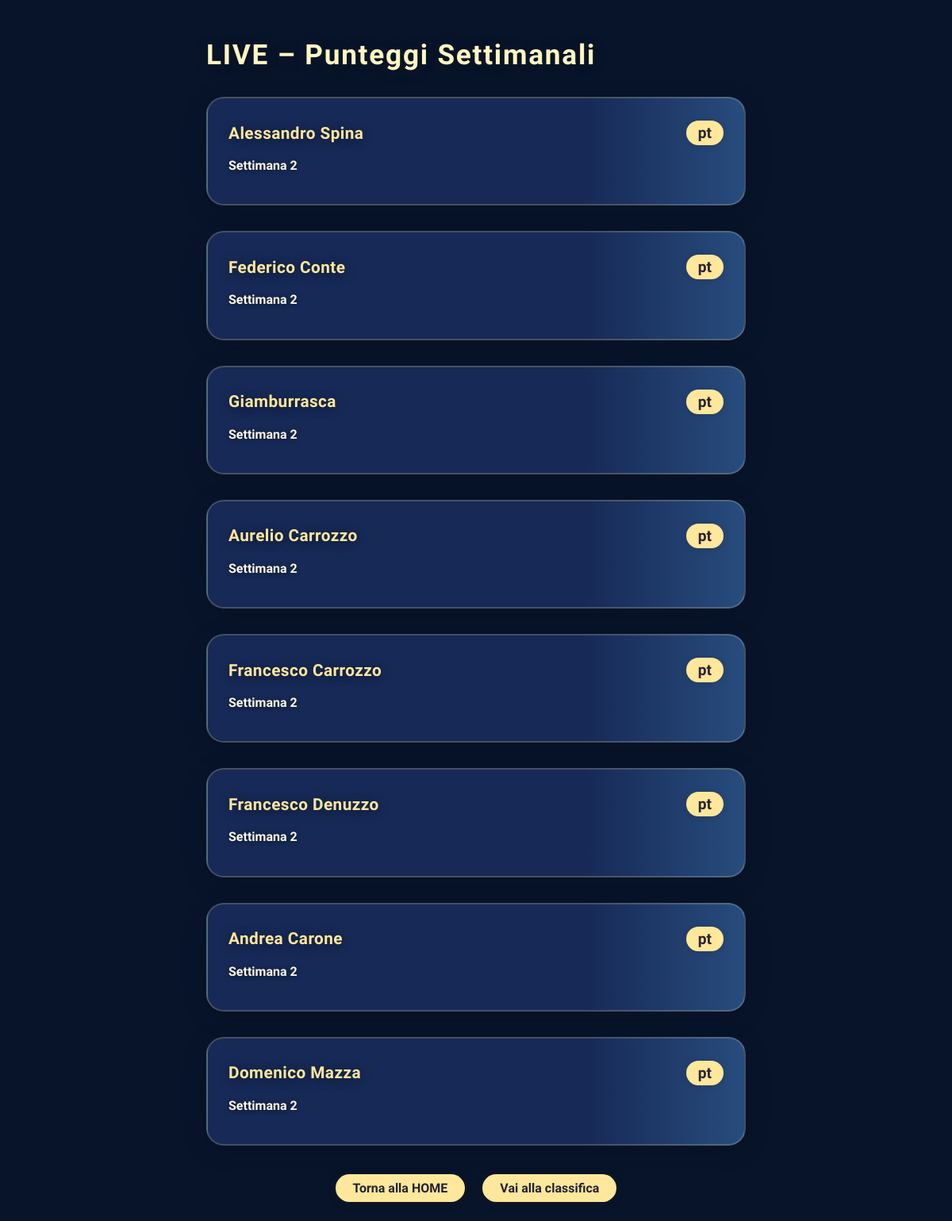
The app's page /live with its own data.
### app.py (models this page shows)
class Amico(db.Model):
    id = db.Column(db.Integer, primary_key=True)
    nome = db.Column(db.String(100), unique=True, nullable=False)
    logo_url = db.Column(db.String(200), nullable=True)
    punti = db.Column(db.Float, default=0)
    azioni = db.relationship('Azione', backref='amico_catalogo', lazy=True) # Changed backref to avoid conflict

### app.py (the view)
@app.route('/live')
def live():
    amici = Amico.query.all()
    giocatori_azioni = []
    for amico in amici:
        azioni = AzioneAssegnata.query.filter_by(amico_id=amico.id, settimana=settimana_corrente).all()
        totale = sum(a.punti for a in azioni)
        giocatori_azioni.append({
            'nome': amico.nome,
            'punti_settimana': totale,
            'azioni_per_settimana': {settimana_corrente: azioni} # Changed 'actions' to 'azioni'
        })
    return render_template('live.html', giocatori=giocatori_azioni, settimana_corrente=settimana_corrente)

### templates/live.html (shortened to what this page needs)
<!DOCTYPE html>
<html lang="it">
<head>
</head>
<body>
    <div class="container">
        <h1>LIVE – Punteggi Settimanali</h1>
        {% for giocatore in giocatori %}
            <div class="giocatore-card">
                <div class="giocatore-header">
                    <span class="giocatore-nome">{{ giocatore.nome }}</span>
                    <span class="totale">{{ giocatore.punti_totali }} pt</span>
                </div>
                <div class="azioni-list">
                    {% if giocatore.azioni_per_settimana %}
                        {% for settimana, azioni in giocatore.azioni_per_settimana.items() %}
                            <h4>Settimana {{ settimana }}</h4>
                        {% endfor %}
                    {% else %}
                        <div class="nessuna-azione">Nessuna azione registrata questa settimana.</div>
                    {% endif %}
                </div>
            </div>
        {% endfor %}
        <div class="nav">
            <a href="{{ url_for('home') }}">Torna alla HOME</a>
            <a href="{{ url_for('giocatori') }}">Vai alla classifica</a>
        </div>
    </div>
</body>
</html>

### templates/live.html (style rules this page uses)
body { background: #08142a; color: #ffe79b; font-family: 'Urbanist', Arial, sans-serif; margin: 0; padding: 0; min-height: 100vh; }
.container { max-width: 680px; margin: 48px auto 24px auto; padding: 0 16px; }
h1 { font-size: 2.2em; color: #fff7c2; letter-spacing: 0.05em; margin-bottom: 32px; text-shadow: 0 2px 18px #30230044; }
.giocatore-card { background: linear-gradient(90deg, #172956 70%, #274c7d 100%); box-shadow: 0 6px 32px 0 #00000026; border-radius: 22px; margin-bottom: 32px; padding: 28px 26px 18px 26px; transition: box-shadow 0.2s; position: relative; border: 2px solid #ffe79b33; }
.giocatore-header { display: flex; align-items: center; gap: 13px; margin-bottom: 16px; }
.giocatore-nome { font-size: 1.3em; font-weight: 700; letter-spacing: 0.02em; color: #ffe79b; text-shadow: 0 2px 14px #0007; }
.totale { background: #ffe79b; color: #2b2333; padding: 4px 15px; border-radius: 22px; font-weight: 700; margin-left: auto; font-size: 1.2em; box-shadow: 0 1px 7px #30230033; }
.azioni-list { margin-top: 5px; }
h4 { margin-top: 12px; color: #fffbe8; text-shadow: 0 1px 6px #0007; }
.nav { margin: 36px 0 10px 0; display: flex; justify-content: center; gap: 22px; }
.nav a { background: #ffe79b; color: #223; padding: 8px 22px; border-radius: 22px; text-decoration: none; font-weight: 600; font-size: 1em; box-shadow: 0 2px 12px #30230033; transition: background 0.13s, color 0.13s; }

### records on screen
Amico: nome "Alessandro Spina", azioni_per_settimana "2"
Amico: nome "Federico Conte", azioni_per_settimana "2"
Amico: nome "Giamburrasca", azioni_per_settimana "2"
Amico: nome "Aurelio Carrozzo", azioni_per_settimana "2"
Amico: nome "Francesco Carrozzo", azioni_per_settimana "2"
Amico: nome "Francesco Denuzzo", azioni_per_settimana "2"
Amico: nome "Andrea Carone", azioni_per_settimana "2"
Amico: nome "Domenico Mazza", azioni_per_settimana "2"
